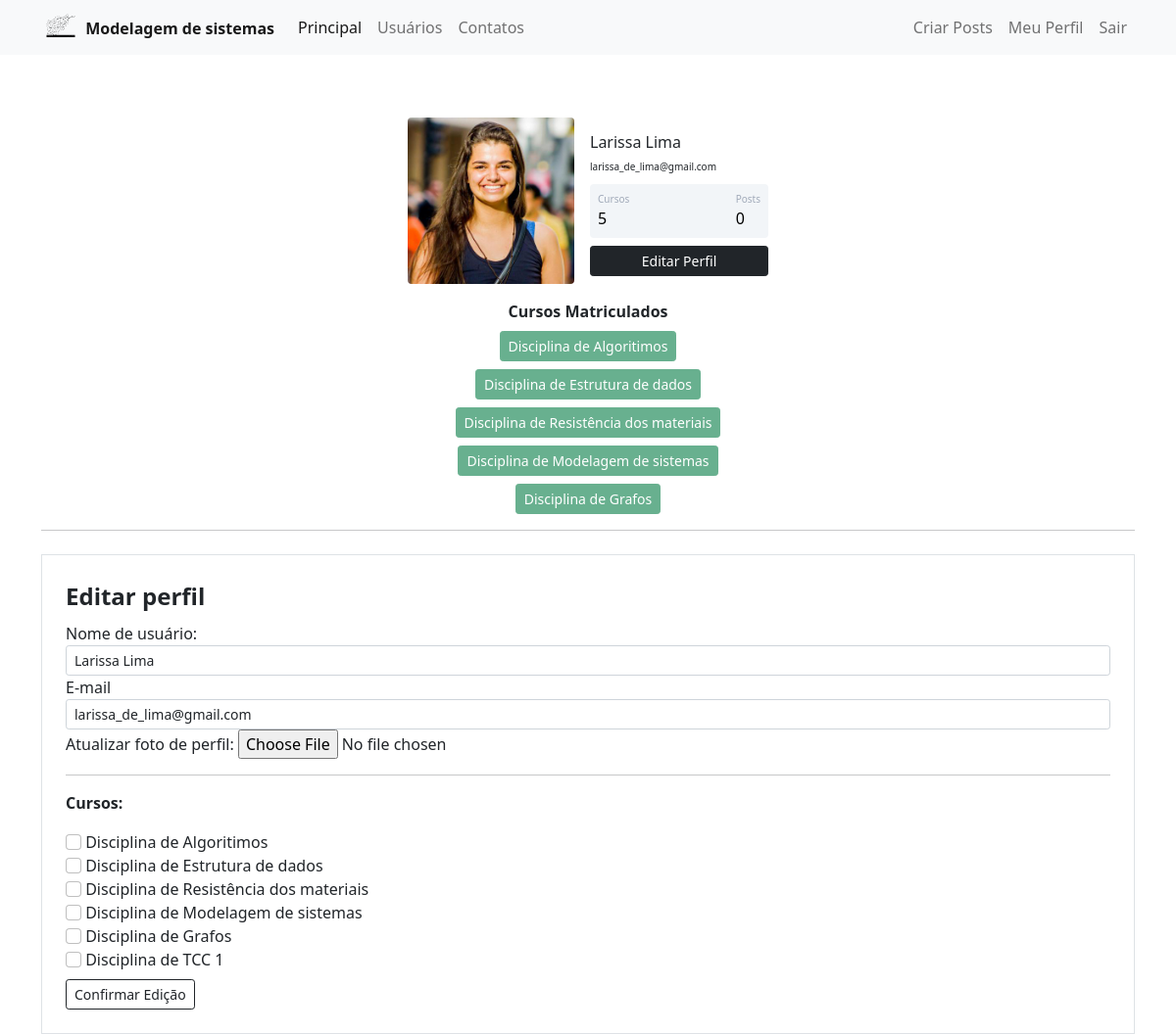
Page /my_profile/edit_profile (signed in) on the committed database.
### general_system/models.py (models this page shows)
class Usuario(data_base.Model, UserMixin):
    id = data_base.Column(data_base.Integer, primary_key=True)
    username = data_base.Column(data_base.String, nullable=False)
    email = data_base.Column(data_base.String, nullable=False, unique=True)
    password = data_base.Column(data_base.String, nullable=False)
    perf_photo = data_base.Column(data_base.String, default='default.jpg')
    posts = data_base.relationship('Post', backref='autor', lazy=True)
    courses = data_base.Column(data_base.String, nullable=False, default='')

### general_system/routes.py (the view)
@app.route("/my_profile/edit_profile", methods=['GET', 'POST'])
@login_required
def edit_profile():
    form_profile = FormEditProfile()
    image_id = url_for('static', filename='image_id_user/{}'.format(current_user.perf_photo))
    if form_profile.validate_on_submit():
        current_user.username = form_profile.username.data
        current_user.email = form_profile.email.data
        if form_profile.photo_profile.data:
            name_file = save_image_profile(form_profile.photo_profile.data)
            current_user.perf_photo = name_file
        current_user.courses = current_courses(form_profile)
        data_base.session.commit()
        flash(f'Edição feita com sucesso!', 'alert-success')
        return redirect(url_for('my_profile'))
    elif request.method == 'GET':
        form_profile.username.data = current_user.username
        form_profile.email.data = current_user.email
    return render_template('edit_profile.html', image_id=image_id, form_profile=form_profile)

### general_system/forms.py (shortened to what this page needs)
class FormEditProfile(FlaskForm):
    username = StringField('Nome de usuário:', validators=[DataRequired()])
    email = StringField('E-mail', validators=[DataRequired(), Email()])
    error_message = 'Extensão inválida, insira com jpeg, jpg ou png.'
    photo_profile = FileField('Atualizar foto de perfil: ', validators=[FileAllowed(['jpg', 'png', 'jpeg'],
                                                                                    message=error_message)])
    course_algorithms = BooleanField('Disciplina de Algoritimos')
    course_data_struct = BooleanField('Disciplina de Estrutura de dados')
    course_resistance_materials = BooleanField('Disciplina de Resistência dos materiais')
    course_modeling_system = BooleanField('Disciplina de Modelagem de sistemas')
    course_graphs = BooleanField('Disciplina de Grafos')
    course_conclusion_course = BooleanField('Disciplina de TCC 1')
    button_submit_edit_profile = SubmitField('Confirmar Edição')

### general_system/models.py (called while the page is built)
@login_manager.user_loader
def load_user(id_user):
    return Usuario.query.get(int(id_user))

### general_system/templates/edit_profile.html (shortened to what this page needs)
{% extends 'my_profile.html' %}
{% block form_edit_profile%}
    <div class="container">
        <hr>
        <div class="row">
            <div class="col">
                <form method="POST" action="" class="border p-4 mt-2" enctype="multipart/form-data">
                    <legend><strong>Editar perfil</strong></legend>
                    <fieldset>
                        <div class = 'form-group'>
                            {{form_profile.username.label (class="form-control-label")}}
                            {% if form_profile.username.errors %}
                            {{form_profile.username (class="form-control form-control-sm is-invalid mt-0.5 ")}}
                            <div class="invalid-feedback">
                                {% for error in form_profile.username.errors %}
                                    {{ error }}
                                {% endfor %}
                            </div>
                            {% else %}
                                {{form_profile.username (class="form-control form-control-sm mt-0.5 ")}}
                            {% endif %}
                        </div>
                        <div class = 'form-group'>
                            {{form_profile.email.label (class="form-control-label")}}
                            {% if form_profile.email.errors %}
                            {{form_profile.email (class="form-control form-control-sm is-invalid mt-0.5 ")}}
                            <div class="invalid-feedback">
                                {% for error in form_profile.email.errors %}
                                    {{ error }}
                                {% endfor %}
                            </div>
                            {% else %}
                                {{form_profile.email (class="form-control form-control-sm mt-0.5 ")}}
                            {% endif %}
                        </div>
                        <div class="form-group">
                            {{ form_profile.photo_profile.label }}
                            {{ form_profile.photo_profile(class="form-control-file") }}
                        </div>
                        <hr>
                        <p><strong> Cursos: </strong></p>
                        {% for field_form in form_profile%}
                            {% if 'course_' in field_form.name %}
                                <div class = 'form-group'>
                                    {{field_form(class="form-check-input")}}
                                    {{field_form.label(class="form-check-label")}}
                                </div>
                            {% endif %}
                        {% endfor %}
                    </fieldset>
                    {{form_profile.button_submit_edit_profile (class="btn btn-outline-dark btn-sm mt-2")}}
                </form>
            </div>
        </div>
    </div>
{% endblock %}

### general_system/templates/my_profile.html
{% extends 'base.html' %}
{% block bory %}
    <div class="container mt-5 d-flex justify-content-center">
        <div class="card p-3">
            <div class="d-flex align-items-center">
                <div class="image pe-3"> <img src="{{image_id}}" class="rounded" width="170"> </div>
                <div class="ml-3 w-100">
                    <h4 class="mb-0 mt-0"><font size="3">{{current_user.username}}</font></h4> <span><font size="1">{{current_user.email}}</font></span>
                    <div class="p-2 mt-2 bg-primary d-flex justify-content-between rounded text-white stats">
                        {% if 'Não Informado' in current_user.courses or current_user.courses == '' %}
                            <div class="d-flex flex-column"> <span class="articles">Cursos</span> <span class="number1">0</span> </div>
                        {% else %}
                            <div class="d-flex flex-column"> <span class="articles">Cursos</span> <span class="number1">{{current_user.courses.count(';') + 1}}</span> </div>
                        {% endif %}
                        <div class="d-flex flex-column"> <span class="rating">Posts</span> <span class="number3">0</span> </div>
                    </div>
                    <div class="button mt-2 d-flex flex-row align-items-center">
                        <a class="w-100" href="{{ url_for('edit_profile') }}">
                            <button class="btn btn-sm btn-dark w-100 ml-2">Editar Perfil</button>
                        </a>
                    </div>
                </div>
            </div>
        </div>
    </div>
    <div class="row justify-content-center">
        <div class="col col-4" style="text-align: center">
            <strong>Cursos Matriculados</strong><br>
            {% if 'Não Informado' in current_user.courses or current_user.courses == '' %}
                <button type="button" class="btn btn-sm btn-danger mt-2" disabled>Usuário não matriculado em algum curso.</button>
            {% else %}
                {% for course in current_user.courses.split(';') %}
                     <button type="button" class="btn btn-sm btn-success mt-2" disabled>{{ course }}</button>
                {% endfor %}
            {% endif %}
        </div>
    </div>
{% block form_edit_profile%}
{% endblock %}
{% endblock %}

### general_system/static/main.css (style rules this page uses)
.card { width: 400px; border: none; border-radius: 10px; background-color: #fff }
.stats { background: #f2f5f8 !important; color: #000 !important }
.articles { font-size: 10px; color: #a1aab9 }
.number1 { font-weight: 500 }
.rating { font-size: 10px; color: #a1aab9 }
.number3 { font-weight: 500 }

### rows in the picture
Usuario: username "Larissa Lima", email "larissa_de_lima@gmail.com", courses "5"

### other values in the picture
{{ course }} "Disciplina de Algoritimos" "Disciplina de Estrutura de dados" "Disciplina de Resistência dos materiais" "Disciplina de Modelagem de sistemas" "Disciplina de Grafos"
{{ field_form.label(class="form-check-label") }} "Disciplina de Algoritimos" "Disciplina de Estrutura de dados" "Disciplina de Resistência dos materiais" "Disciplina de Modelagem de sistemas" "Disciplina de Grafos" "Disciplina de TCC 1"
